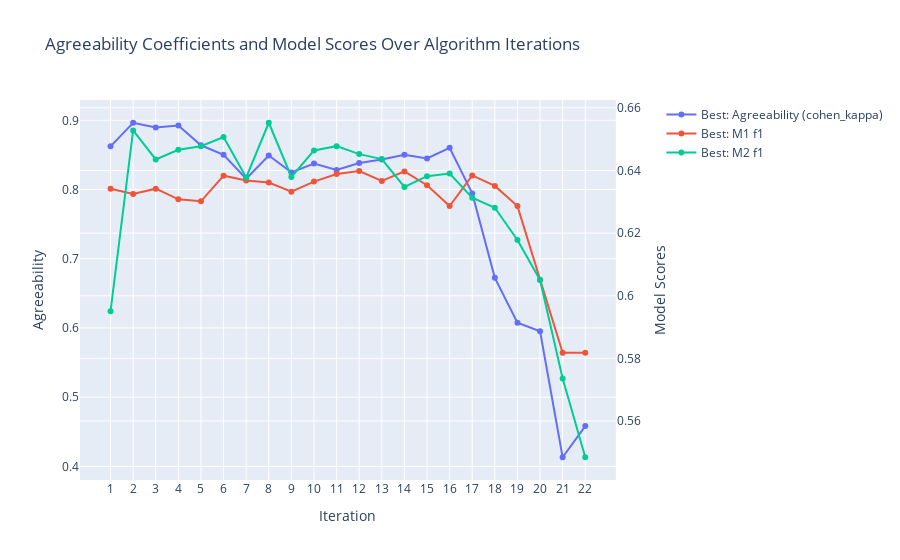

The notebook cell saved with this chart:
### Code cell
seeker_4.plot_from_results()

### Figure 1 — Plotly figure (JSON) as saved in the notebook; plotly's stock layout.template omitted (floating-point values rounded to 4 significant figures)
{"data": [{"hoverinfo": "text", "hovertext": ["<br> Best: Agreeability (cohen_kappa): <br> 0.8624 <br> All: Mean Agreeability (cohen_kappa): <br> 0.8624 <br> All: Agreeability St. Dev.: <br> 0.0000", "<br> Best: Agreeability (cohen_kappa): <br> 0.8965 <br> All: Mean Agreeability (cohen_kappa): <br> 0.8200 <br> All: Agreeability St. Dev.: <br> 0.0436", "<br> Best: Agreeability (cohen_kappa): <br> 0.8895 <br> All: Mean Agreeability (cohen_kappa): <br> 0.8357 <br> All: Agreeability St. Dev.: <br> 0.0530", "<br> Best: Agreeability (cohen_kappa): <br> 0.8924 <br> All: Mean Agreeability (cohen_kappa): <br> 0.8289 <br> All: Agreeability St. Dev.: <br> 0.0476", "<br> Best: Agreeability (cohen_kappa): <br> 0.8639 <br> All: Mean Agreeability (cohen_kappa): <br> 0.8330 <br> All: Agreeability St. Dev.: <br> 0.0465", "<br> Best: Agreeability (cohen_kappa): <br> 0.8502 <br> All: Mean Agreeability (cohen_kappa): <br> 0.8186 <br> All: Agreeability St. Dev.: <br> 0.0389", "<br> Best: Agreeability (cohen_kappa): <br> 0.8155 <br> All: Mean Agreeability (cohen_kappa): <br> 0.8077 <br> All: Agreeability St. Dev.: <br> 0.0360", "<br> Best: Agreeability (cohen_kappa): <br> 0.8492 <br> All: Mean Agreeability (cohen_kappa): <br> 0.8181 <br> All: Agreeability St. Dev.: <br> 0.0367", "<br> Best: Agreeability (cohen_kappa): <br> 0.8248 <br> All: Mean Agreeability (cohen_kappa): <br> 0.8089 <br> All: Agreeability St. Dev.: <br> 0.0310", "<br> Best: Agreeability (cohen_kappa): <br> 0.8374 <br> All: Mean Agreeability (cohen_kappa): <br> 0.7978 <br> All: Agreeability St. Dev.: <br> 0.0408", "<br> Best: Agreeability (cohen_kappa): <br> 0.8282 <br> All: Mean Agreeability (cohen_kappa): <br> 0.8098 <br> All: Agreeability St. Dev.: <br> 0.0389", "<br> Best: Agreeability (cohen_kappa): <br> 0.8383 <br> All: Mean Agreeability (cohen_kappa): <br> 0.8113 <br> All: Agreeability St. Dev.: <br> 0.0314", "<br> Best: Agreeability (cohen_kappa): <br> 0.8435 <br> All: Mean Agreeability (cohen_kappa): <br> 0.8119 <br> All: Agreeability St. Dev.: <br> 0.0485", "<br> Best: Agreeability (cohen_kappa): <br> 0.8502 <br> All: Mean Agreeability (cohen_kappa): <br> 0.8194 <br> All: Agreeability St. Dev.: <br> 0.0310", "<br> Best: Agreeability (cohen_kappa): <br> 0.8450 <br> All: Mean Agreeability (cohen_kappa): <br> 0.8160 <br> All: Agreeability St. Dev.: <br> 0.0550", "<br> Best: Agreeability (cohen_kappa): <br> 0.8602 <br> All: Mean Agreeability (cohen_kappa): <br> 0.8066 <br> All: Agreeability St. Dev.: <br> 0.0398", "<br> Best: Agreeability (cohen_kappa): <br> 0.7943 <br> All: Mean Agreeability (cohen_kappa): <br> 0.7716 <br> All: Agreeability St. Dev.: <br> 0.0406", "<br> Best: Agreeability (cohen_kappa): <br> 0.6724 <br> All: Mean Agreeability (cohen_kappa): <br> 0.6610 <br> All: Agreeability St. Dev.: <br> 0.0810", "<br> Best: Agreeability (cohen_kappa): <br> 0.6075 <br> All: Mean Agreeability (cohen_kappa): <br> 0.6150 <br> All: Agreeability St. Dev.: <br> 0.0494", "<br> Best: Agreeability (cohen_kappa): <br> 0.5952 <br> All: Mean Agreeability (cohen_kappa): <br> 0.4642 <br> All: Agreeability St. Dev.: <br> 0.1065", "<br> Best: Agreeability (cohen_kappa): <br> 0.4132 <br> All: Mean Agreeability (cohen_kappa): <br> 0.3675 <br> All: Agreeability St. Dev.: <br> 0.0961", "<br> Best: Agreeability (cohen_kappa): <br> 0.4582 <br> All: Mean Agreeability (cohen_kappa): <br> 0.0936 <br> All: Agreeability St. Dev.: <br> 0.3646"], "mode": "lines+markers", "name": "Best: Agreeability (cohen_kappa)", "type": "scatter", "x": [1, 2, 3, 4, 5, 6, 7, 8, 9, 10, 11, 12, 13, 14, 15, 16, 17, 18, 19, 20, 21, 22], "xaxis": "x", "y": [0.8624, 0.8965, 0.8895, 0.8924, 0.8639, 0.8502, 0.8155, 0.8492, 0.8248, 0.8374, 0.8282, 0.8383, 0.8435, 0.8502, 0.845, 0.8602, 0.7943, 0.6724, 0.6075, 0.5952, 0.4132, 0.4582], "yaxis": "y"}, {"hoverinfo": "text", "hovertext": ["<br> Best: M1 f1: <br> 0.6342 <br> Best: M1 Included Features: <br> Latitude, Longitude, TenureMonths, MonthlyCharges, TotalCharges, CLTV, Gender, SeniorCitizen, Partner, Dependents, PhoneService, PaperlessBilling, MultipleLines_No_phone_service, MultipleLines_Yes, InternetService_Fiber_optic, InternetService_No, OnlineSecurity_No_internet_service, OnlineSecurity_Yes, OnlineBackup_No_internet_service, OnlineBackup_Yes, DeviceProtection_No_internet_service, DeviceProtection_Yes, TechSupport_No_internet_service, TechSupport_Yes, StreamingTV_No_internet_service, StreamingTV_Yes, StreamingMovies_No_internet_service, StreamingMovies_Yes, Contract_One_year, Contract_Two_year, PaymentMethod_Credit_card_(automatic), PaymentMethod_Electronic_check, PaymentMethod_Mailed_check <br> All: M1 Mean f1: <br> 0.6342 <br> All: M1 STD f1: <br> 0.0000", "<br> Best: M1 f1: <br> 0.6325 <br> Best: M1 Included Features: <br> Latitude, TenureMonths, MonthlyCharges, TotalCharges, CLTV, Gender, SeniorCitizen, Partner, Dependents, PhoneService, PaperlessBilling, MultipleLines_No_phone_service, MultipleLines_Yes, InternetService_Fiber_optic, InternetService_No, OnlineSecurity_No_internet_service, OnlineSecurity_Yes, OnlineBackup_No_internet_service, OnlineBackup_Yes, DeviceProtection_No_internet_service, DeviceProtection_Yes, TechSupport_No_internet_service, TechSupport_Yes, StreamingTV_No_internet_service, StreamingTV_Yes, StreamingMovies_No_internet_service, StreamingMovies_Yes, Contract_One_year, Contract_Two_year, PaymentMethod_Credit_card_(automatic), PaymentMethod_Electronic_check, PaymentMethod_Mailed_check <br> All: M1 Mean f1: <br> 0.6223 <br> All: M1 STD f1: <br> 0.0065", "<br> Best: M1 f1: <br> 0.6342 <br> Best: M1 Included Features: <br> Latitude, TenureMonths, MonthlyCharges, TotalCharges, CLTV, Gender, SeniorCitizen, Dependents, PhoneService, PaperlessBilling, MultipleLines_No_phone_service, MultipleLines_Yes, InternetService_Fiber_optic, InternetService_No, OnlineSecurity_No_internet_service, OnlineSecurity_Yes, OnlineBackup_No_internet_service, OnlineBackup_Yes, DeviceProtection_No_internet_service, DeviceProtection_Yes, TechSupport_No_internet_service, TechSupport_Yes, StreamingTV_No_internet_service, StreamingTV_Yes, StreamingMovies_No_internet_service, StreamingMovies_Yes, Contract_One_year, Contract_Two_year, PaymentMethod_Credit_card_(automatic), PaymentMethod_Electronic_check, PaymentMethod_Mailed_check <br> All: M1 Mean f1: <br> 0.6214 <br> All: M1 STD f1: <br> 0.0065", "<br> Best: M1 f1: <br> 0.6308 <br> Best: M1 Included Features: <br> TenureMonths, MonthlyCharges, TotalCharges, CLTV, Gender, SeniorCitizen, Dependents, PhoneService, PaperlessBilling, MultipleLines_No_phone_service, MultipleLines_Yes, InternetService_Fiber_optic, InternetService_No, OnlineSecurity_No_internet_service, OnlineSecurity_Yes, OnlineBackup_No_internet_service, OnlineBackup_Yes, DeviceProtection_No_internet_service, DeviceProtection_Yes, TechSupport_No_internet_service, TechSupport_Yes, StreamingTV_No_internet_service, StreamingTV_Yes, StreamingMovies_No_internet_service, StreamingMovies_Yes, Contract_One_year, Contract_Two_year, PaymentMethod_Credit_card_(automatic), PaymentMethod_Electronic_check, PaymentMethod_Mailed_check <br> All: M1 Mean f1: <br> 0.6202 <br> All: M1 STD f1: <br> 0.0077", "<br> Best: M1 f1: <br> 0.6302 <br> Best: M1 Included Features: <br> TenureMonths, TotalCharges, CLTV, Gender, SeniorCitizen, Dependents, PhoneService, PaperlessBilling, MultipleLines_No_phone_service, MultipleLines_Yes, InternetService_Fiber_optic, InternetService_No, OnlineSecurity_No_internet_service, OnlineSecurity_Yes, OnlineBackup_No_internet_service, OnlineBackup_Yes, DeviceProtection_No_internet_service, DeviceProtection_Yes, TechSupport_No_internet_service, TechSupport_Yes, StreamingTV_No_internet_service, StreamingTV_Yes, StreamingMovies_No_internet_service, StreamingMovies_Yes, Contract_One_year, Contract_Two_year, PaymentMethod_Credit_card_(automatic), PaymentMethod_Electronic_check, PaymentMethod_Mailed_check <br> All: M1 Mean f1: <br> 0.6205 <br> All: M1 STD f1: <br> 0.0070", "<br> Best: M1 f1: <br> 0.6383 <br> Best: M1 Included Features: <br> TenureMonths, TotalCharges, CLTV, Gender, SeniorCitizen, Dependents, PhoneService, PaperlessBilling, MultipleLines_No_phone_service, MultipleLines_Yes, InternetService_Fiber_optic, InternetService_No, OnlineSecurity_No_internet_service, OnlineSecurity_Yes, DeviceProtection_No_internet_service, DeviceProtection_Yes, TechSupport_No_internet_service, TechSupport_Yes, StreamingTV_No_internet_service, StreamingTV_Yes, StreamingMovies_No_internet_service, StreamingMovies_Yes, Contract_One_year, Contract_Two_year, PaymentMethod_Credit_card_(automatic), PaymentMethod_Electronic_check, PaymentMethod_Mailed_check <br> All: M1 Mean f1: <br> 0.6214 <br> All: M1 STD f1: <br> 0.0114", "<br> Best: M1 f1: <br> 0.6368 <br> Best: M1 Included Features: <br> TenureMonths, TotalCharges, CLTV, Gender, SeniorCitizen, Dependents, PhoneService, PaperlessBilling, MultipleLines_No_phone_service, MultipleLines_Yes, InternetService_Fiber_optic, InternetService_No, OnlineSecurity_No_internet_service, OnlineSecurity_Yes, DeviceProtection_No_internet_service, DeviceProtection_Yes, TechSupport_No_internet_service, TechSupport_Yes, StreamingMovies_No_internet_service, StreamingMovies_Yes, Contract_One_year, Contract_Two_year, PaymentMethod_Credit_card_(automatic), PaymentMethod_Electronic_check, PaymentMethod_Mailed_check <br> All: M1 Mean f1: <br> 0.6269 <br> All: M1 STD f1: <br> 0.0071", "<br> Best: M1 f1: <br> 0.6361 <br> Best: M1 Included Features: <br> TenureMonths, TotalCharges, CLTV, Gender, SeniorCitizen, Dependents, PhoneService, PaperlessBilling, InternetService_Fiber_optic, InternetService_No, OnlineSecurity_No_internet_service, OnlineSecurity_Yes, DeviceProtection_No_internet_service, DeviceProtection_Yes, TechSupport_No_internet_service, TechSupport_Yes, StreamingMovies_No_internet_service, StreamingMovies_Yes, Contract_One_year, Contract_Two_year, PaymentMethod_Credit_card_(automatic), PaymentMethod_Electronic_check, PaymentMethod_Mailed_check <br> All: M1 Mean f1: <br> 0.6280 <br> All: M1 STD f1: <br> 0.0070", "<br> Best: M1 f1: <br> 0.6332 <br> Best: M1 Included Features: <br> TenureMonths, TotalCharges, CLTV, SeniorCitizen, Dependents, PhoneService, PaperlessBilling, InternetService_Fiber_optic, InternetService_No, OnlineSecurity_No_internet_service, OnlineSecurity_Yes, DeviceProtection_No_internet_service, DeviceProtection_Yes, TechSupport_No_internet_service, TechSupport_Yes, StreamingMovies_No_internet_service, StreamingMovies_Yes, Contract_One_year, Contract_Two_year, PaymentMethod_Credit_card_(automatic), PaymentMethod_Electronic_check, PaymentMethod_Mailed_check <br> All: M1 Mean f1: <br> 0.6257 <br> All: M1 STD f1: <br> 0.0076", "<br> Best: M1 f1: <br> 0.6365 <br> Best: M1 Included Features: <br> TenureMonths, TotalCharges, CLTV, SeniorCitizen, Dependents, PhoneService, PaperlessBilling, InternetService_Fiber_optic, InternetService_No, OnlineSecurity_No_internet_service, OnlineSecurity_Yes, DeviceProtection_No_internet_service, DeviceProtection_Yes, TechSupport_No_internet_service, TechSupport_Yes, Contract_One_year, Contract_Two_year, PaymentMethod_Credit_card_(automatic), PaymentMethod_Electronic_check, PaymentMethod_Mailed_check <br> All: M1 Mean f1: <br> 0.6245 <br> All: M1 STD f1: <br> 0.0086", "<br> Best: M1 f1: <br> 0.6389 <br> Best: M1 Included Features: <br> TenureMonths, TotalCharges, CLTV, SeniorCitizen, Dependents, PhoneService, PaperlessBilling, OnlineSecurity_No_internet_service, OnlineSecurity_Yes, DeviceProtection_No_internet_service, DeviceProtection_Yes, TechSupport_No_internet_service, TechSupport_Yes, Contract_One_year, Contract_Two_year, PaymentMethod_Credit_card_(automatic), PaymentMethod_Electronic_check, PaymentMethod_Mailed_check <br> All: M1 Mean f1: <br> 0.6281 <br> All: M1 STD f1: <br> 0.0067", "<br> Best: M1 f1: <br> 0.6398 <br> Best: M1 Included Features: <br> TenureMonths, TotalCharges, CLTV, Dependents, PhoneService, PaperlessBilling, OnlineSecurity_No_internet_service, OnlineSecurity_Yes, DeviceProtection_No_internet_service, DeviceProtection_Yes, TechSupport_No_internet_service, TechSupport_Yes, Contract_One_year, Contract_Two_year, PaymentMethod_Credit_card_(automatic), PaymentMethod_Electronic_check, PaymentMethod_Mailed_check <br> All: M1 Mean f1: <br> 0.6251 <br> All: M1 STD f1: <br> 0.0093", "<br> Best: M1 f1: <br> 0.6367 <br> Best: M1 Included Features: <br> TenureMonths, TotalCharges, Dependents, PhoneService, PaperlessBilling, OnlineSecurity_No_internet_service, OnlineSecurity_Yes, DeviceProtection_No_internet_service, DeviceProtection_Yes, TechSupport_No_internet_service, TechSupport_Yes, Contract_One_year, Contract_Two_year, PaymentMethod_Credit_card_(automatic), PaymentMethod_Electronic_check, PaymentMethod_Mailed_check <br> All: M1 Mean f1: <br> 0.6253 <br> All: M1 STD f1: <br> 0.0080", "<br> Best: M1 f1: <br> 0.6397 <br> Best: M1 Included Features: <br> TenureMonths, TotalCharges, Dependents, PhoneService, OnlineSecurity_No_internet_service, OnlineSecurity_Yes, DeviceProtection_No_internet_service, DeviceProtection_Yes, TechSupport_No_internet_service, TechSupport_Yes, Contract_One_year, Contract_Two_year, PaymentMethod_Credit_card_(automatic), PaymentMethod_Electronic_check, PaymentMethod_Mailed_check <br> All: M1 Mean f1: <br> 0.6266 <br> All: M1 STD f1: <br> 0.0067", "<br> Best: M1 f1: <br> 0.6353 <br> Best: M1 Included Features: <br> TenureMonths, TotalCharges, Dependents, PhoneService, OnlineSecurity_No_internet_service, OnlineSecurity_Yes, TechSupport_No_internet_service, TechSupport_Yes, Contract_One_year, Contract_Two_year, PaymentMethod_Credit_card_(automatic), PaymentMethod_Electronic_check, PaymentMethod_Mailed_check <br> All: M1 Mean f1: <br> 0.6241 <br> All: M1 STD f1: <br> 0.0078", "<br> Best: M1 f1: <br> 0.6286 <br> Best: M1 Included Features: <br> TenureMonths, TotalCharges, Dependents, PhoneService, TechSupport_No_internet_service, TechSupport_Yes, Contract_One_year, Contract_Two_year, PaymentMethod_Credit_card_(automatic), PaymentMethod_Electronic_check, PaymentMethod_Mailed_check <br> All: M1 Mean f1: <br> 0.6178 <br> All: M1 STD f1: <br> 0.0082", "<br> Best: M1 f1: <br> 0.6384 <br> Best: M1 Included Features: <br> TenureMonths, TotalCharges, Dependents, PhoneService, Contract_One_year, Contract_Two_year, PaymentMethod_Credit_card_(automatic), PaymentMethod_Electronic_check, PaymentMethod_Mailed_check <br> All: M1 Mean f1: <br> 0.6190 <br> All: M1 STD f1: <br> 0.0104", "<br> Best: M1 f1: <br> 0.6351 <br> Best: M1 Included Features: <br> TenureMonths, TotalCharges, Dependents, Contract_One_year, Contract_Two_year, PaymentMethod_Credit_card_(automatic), PaymentMethod_Electronic_check, PaymentMethod_Mailed_check <br> All: M1 Mean f1: <br> 0.6110 <br> All: M1 STD f1: <br> 0.0185", "<br> Best: M1 f1: <br> 0.6286 <br> Best: M1 Included Features: <br> TenureMonths, TotalCharges, Contract_One_year, Contract_Two_year, PaymentMethod_Credit_card_(automatic), PaymentMethod_Electronic_check, PaymentMethod_Mailed_check <br> All: M1 Mean f1: <br> 0.6142 <br> All: M1 STD f1: <br> 0.0149", "<br> Best: M1 f1: <br> 0.6051 <br> Best: M1 Included Features: <br> TenureMonths, TotalCharges, Contract_One_year, Contract_Two_year <br> All: M1 Mean f1: <br> 0.5676 <br> All: M1 STD f1: <br> 0.0234", "<br> Best: M1 f1: <br> 0.5818 <br> Best: M1 Included Features: <br> TotalCharges, Contract_One_year, Contract_Two_year <br> All: M1 Mean f1: <br> 0.5771 <br> All: M1 STD f1: <br> 0.0067", "<br> Best: M1 f1: <br> 0.5818 <br> Best: M1 Included Features: <br> Contract_One_year, Contract_Two_year <br> All: M1 Mean f1: <br> 0.5180 <br> All: M1 STD f1: <br> 0.0638"], "mode": "lines+markers", "name": "Best: M1 f1", "type": "scatter", "x": [1, 2, 3, 4, 5, 6, 7, 8, 9, 10, 11, 12, 13, 14, 15, 16, 17, 18, 19, 20, 21, 22], "xaxis": "x", "y": [0.6342, 0.6325, 0.6342, 0.6308, 0.6302, 0.6383, 0.6368, 0.6361, 0.6332, 0.6365, 0.6389, 0.6398, 0.6367, 0.6397, 0.6353, 0.6286, 0.6384, 0.6351, 0.6286, 0.6051, 0.5818, 0.5818], "yaxis": "y2"}, {"hoverinfo": "text", "hovertext": ["<br> Best: M2 f1: <br> 0.5951 <br> Best: M2 Included Features: <br> Latitude, Longitude, TenureMonths, MonthlyCharges, TotalCharges, CLTV, Gender, SeniorCitizen, Partner, Dependents, PhoneService, PaperlessBilling, MultipleLines_No_phone_service, MultipleLines_Yes, InternetService_Fiber_optic, InternetService_No, OnlineSecurity_No_internet_service, OnlineSecurity_Yes, OnlineBackup_No_internet_service, OnlineBackup_Yes, DeviceProtection_No_internet_service, DeviceProtection_Yes, TechSupport_No_internet_service, TechSupport_Yes, StreamingTV_No_internet_service, StreamingTV_Yes, StreamingMovies_No_internet_service, StreamingMovies_Yes, Contract_One_year, Contract_Two_year, PaymentMethod_Credit_card_(automatic), PaymentMethod_Electronic_check, PaymentMethod_Mailed_check <br> All: M2 Mean f1: <br> 0.5951 <br> All: M2 STD f1: <br> 0.0000", "<br> Best: M2 f1: <br> 0.6528 <br> Best: M2 Included Features: <br> Latitude, Longitude, TenureMonths, MonthlyCharges, TotalCharges, CLTV, Gender, SeniorCitizen, Partner, Dependents, PhoneService, PaperlessBilling, MultipleLines_No_phone_service, MultipleLines_Yes, InternetService_Fiber_optic, InternetService_No, OnlineSecurity_No_internet_service, OnlineSecurity_Yes, OnlineBackup_No_internet_service, OnlineBackup_Yes, DeviceProtection_No_internet_service, DeviceProtection_Yes, TechSupport_No_internet_service, TechSupport_Yes, StreamingMovies_No_internet_service, StreamingMovies_Yes, Contract_One_year, Contract_Two_year, PaymentMethod_Credit_card_(automatic), PaymentMethod_Electronic_check, PaymentMethod_Mailed_check <br> All: M2 Mean f1: <br> 0.6313 <br> All: M2 STD f1: <br> 0.0098", "<br> Best: M2 f1: <br> 0.6435 <br> Best: M2 Included Features: <br> Latitude, Longitude, TenureMonths, MonthlyCharges, TotalCharges, CLTV, Gender, Partner, Dependents, PhoneService, PaperlessBilling, MultipleLines_No_phone_service, MultipleLines_Yes, InternetService_Fiber_optic, InternetService_No, OnlineSecurity_No_internet_service, OnlineSecurity_Yes, OnlineBackup_No_internet_service, OnlineBackup_Yes, DeviceProtection_No_internet_service, DeviceProtection_Yes, TechSupport_No_internet_service, TechSupport_Yes, StreamingMovies_No_internet_service, StreamingMovies_Yes, Contract_One_year, Contract_Two_year, PaymentMethod_Credit_card_(automatic), PaymentMethod_Electronic_check, PaymentMethod_Mailed_check <br> All: M2 Mean f1: <br> 0.6285 <br> All: M2 STD f1: <br> 0.0083", "<br> Best: M2 f1: <br> 0.6466 <br> Best: M2 Included Features: <br> Latitude, Longitude, TenureMonths, MonthlyCharges, TotalCharges, CLTV, Gender, Partner, Dependents, PhoneService, PaperlessBilling, InternetService_Fiber_optic, InternetService_No, OnlineSecurity_No_internet_service, OnlineSecurity_Yes, OnlineBackup_No_internet_service, OnlineBackup_Yes, DeviceProtection_No_internet_service, DeviceProtection_Yes, TechSupport_No_internet_service, TechSupport_Yes, StreamingMovies_No_internet_service, StreamingMovies_Yes, Contract_One_year, Contract_Two_year, PaymentMethod_Credit_card_(automatic), PaymentMethod_Electronic_check, PaymentMethod_Mailed_check <br> All: M2 Mean f1: <br> 0.6292 <br> All: M2 STD f1: <br> 0.0099", "<br> Best: M2 f1: <br> 0.6478 <br> Best: M2 Included Features: <br> Latitude, Longitude, TenureMonths, MonthlyCharges, CLTV, Gender, Partner, Dependents, PhoneService, PaperlessBilling, InternetService_Fiber_optic, InternetService_No, OnlineSecurity_No_internet_service, OnlineSecurity_Yes, OnlineBackup_No_internet_service, OnlineBackup_Yes, DeviceProtection_No_internet_service, DeviceProtection_Yes, TechSupport_No_internet_service, TechSupport_Yes, StreamingMovies_No_internet_service, StreamingMovies_Yes, Contract_One_year, Contract_Two_year, PaymentMethod_Credit_card_(automatic), PaymentMethod_Electronic_check, PaymentMethod_Mailed_check <br> All: M2 Mean f1: <br> 0.6319 <br> All: M2 STD f1: <br> 0.0099", "<br> Best: M2 f1: <br> 0.6507 <br> Best: M2 Included Features: <br> Latitude, Longitude, TenureMonths, MonthlyCharges, CLTV, Gender, Partner, Dependents, PhoneService, PaperlessBilling, InternetService_Fiber_optic, InternetService_No, OnlineSecurity_No_internet_service, OnlineSecurity_Yes, OnlineBackup_No_internet_service, OnlineBackup_Yes, DeviceProtection_No_internet_service, DeviceProtection_Yes, TechSupport_No_internet_service, TechSupport_Yes, Contract_One_year, Contract_Two_year, PaymentMethod_Credit_card_(automatic), PaymentMethod_Electronic_check, PaymentMethod_Mailed_check <br> All: M2 Mean f1: <br> 0.6331 <br> All: M2 STD f1: <br> 0.0114", "<br> Best: M2 f1: <br> 0.6378 <br> Best: M2 Included Features: <br> Longitude, TenureMonths, MonthlyCharges, CLTV, Gender, Partner, Dependents, PhoneService, PaperlessBilling, InternetService_Fiber_optic, InternetService_No, OnlineSecurity_No_internet_service, OnlineSecurity_Yes, OnlineBackup_No_internet_service, OnlineBackup_Yes, DeviceProtection_No_internet_service, DeviceProtection_Yes, TechSupport_No_internet_service, TechSupport_Yes, Contract_One_year, Contract_Two_year, PaymentMethod_Credit_card_(automatic), PaymentMethod_Electronic_check, PaymentMethod_Mailed_check <br> All: M2 Mean f1: <br> 0.6299 <br> All: M2 STD f1: <br> 0.0053", "<br> Best: M2 f1: <br> 0.6553 <br> Best: M2 Included Features: <br> Longitude, TenureMonths, MonthlyCharges, CLTV, Gender, Dependents, PhoneService, PaperlessBilling, InternetService_Fiber_optic, InternetService_No, OnlineSecurity_No_internet_service, OnlineSecurity_Yes, OnlineBackup_No_internet_service, OnlineBackup_Yes, DeviceProtection_No_internet_service, DeviceProtection_Yes, TechSupport_No_internet_service, TechSupport_Yes, Contract_One_year, Contract_Two_year, PaymentMethod_Credit_card_(automatic), PaymentMethod_Electronic_check, PaymentMethod_Mailed_check <br> All: M2 Mean f1: <br> 0.6281 <br> All: M2 STD f1: <br> 0.0139", "<br> Best: M2 f1: <br> 0.6379 <br> Best: M2 Included Features: <br> Longitude, TenureMonths, MonthlyCharges, CLTV, Gender, Dependents, PhoneService, PaperlessBilling, InternetService_Fiber_optic, InternetService_No, OnlineSecurity_No_internet_service, OnlineSecurity_Yes, OnlineBackup_No_internet_service, OnlineBackup_Yes, TechSupport_No_internet_service, TechSupport_Yes, Contract_One_year, Contract_Two_year, PaymentMethod_Credit_card_(automatic), PaymentMethod_Electronic_check, PaymentMethod_Mailed_check <br> All: M2 Mean f1: <br> 0.6298 <br> All: M2 STD f1: <br> 0.0063", "<br> Best: M2 f1: <br> 0.6464 <br> Best: M2 Included Features: <br> Longitude, TenureMonths, MonthlyCharges, CLTV, Dependents, PhoneService, PaperlessBilling, InternetService_Fiber_optic, InternetService_No, OnlineSecurity_No_internet_service, OnlineSecurity_Yes, OnlineBackup_No_internet_service, OnlineBackup_Yes, TechSupport_No_internet_service, TechSupport_Yes, Contract_One_year, Contract_Two_year, PaymentMethod_Credit_card_(automatic), PaymentMethod_Electronic_check, PaymentMethod_Mailed_check <br> All: M2 Mean f1: <br> 0.6314 <br> All: M2 STD f1: <br> 0.0129", "<br> Best: M2 f1: <br> 0.6478 <br> Best: M2 Included Features: <br> TenureMonths, MonthlyCharges, CLTV, Dependents, PhoneService, PaperlessBilling, InternetService_Fiber_optic, InternetService_No, OnlineSecurity_No_internet_service, OnlineSecurity_Yes, OnlineBackup_No_internet_service, OnlineBackup_Yes, TechSupport_No_internet_service, TechSupport_Yes, Contract_One_year, Contract_Two_year, PaymentMethod_Credit_card_(automatic), PaymentMethod_Electronic_check, PaymentMethod_Mailed_check <br> All: M2 Mean f1: <br> 0.6303 <br> All: M2 STD f1: <br> 0.0087", "<br> Best: M2 f1: <br> 0.6452 <br> Best: M2 Included Features: <br> TenureMonths, MonthlyCharges, CLTV, Dependents, PhoneService, PaperlessBilling, OnlineSecurity_No_internet_service, OnlineSecurity_Yes, OnlineBackup_No_internet_service, OnlineBackup_Yes, TechSupport_No_internet_service, TechSupport_Yes, Contract_One_year, Contract_Two_year, PaymentMethod_Credit_card_(automatic), PaymentMethod_Electronic_check, PaymentMethod_Mailed_check <br> All: M2 Mean f1: <br> 0.6282 <br> All: M2 STD f1: <br> 0.0071", "<br> Best: M2 f1: <br> 0.6436 <br> Best: M2 Included Features: <br> TenureMonths, MonthlyCharges, Dependents, PhoneService, PaperlessBilling, OnlineSecurity_No_internet_service, OnlineSecurity_Yes, OnlineBackup_No_internet_service, OnlineBackup_Yes, TechSupport_No_internet_service, TechSupport_Yes, Contract_One_year, Contract_Two_year, PaymentMethod_Credit_card_(automatic), PaymentMethod_Electronic_check, PaymentMethod_Mailed_check <br> All: M2 Mean f1: <br> 0.6247 <br> All: M2 STD f1: <br> 0.0098", "<br> Best: M2 f1: <br> 0.6348 <br> Best: M2 Included Features: <br> TenureMonths, MonthlyCharges, Dependents, PhoneService, PaperlessBilling, OnlineSecurity_No_internet_service, OnlineSecurity_Yes, TechSupport_No_internet_service, TechSupport_Yes, Contract_One_year, Contract_Two_year, PaymentMethod_Credit_card_(automatic), PaymentMethod_Electronic_check, PaymentMethod_Mailed_check <br> All: M2 Mean f1: <br> 0.6276 <br> All: M2 STD f1: <br> 0.0065", "<br> Best: M2 f1: <br> 0.6382 <br> Best: M2 Included Features: <br> TenureMonths, MonthlyCharges, Dependents, PhoneService, PaperlessBilling, OnlineSecurity_No_internet_service, OnlineSecurity_Yes, TechSupport_No_internet_service, TechSupport_Yes, Contract_One_year, Contract_Two_year <br> All: M2 Mean f1: <br> 0.6297 <br> All: M2 STD f1: <br> 0.0065", "<br> Best: M2 f1: <br> 0.6391 <br> Best: M2 Included Features: <br> TenureMonths, MonthlyCharges, Dependents, PhoneService, OnlineSecurity_No_internet_service, OnlineSecurity_Yes, TechSupport_No_internet_service, TechSupport_Yes, Contract_One_year, Contract_Two_year <br> All: M2 Mean f1: <br> 0.6238 <br> All: M2 STD f1: <br> 0.0093", "<br> Best: M2 f1: <br> 0.6313 <br> Best: M2 Included Features: <br> TenureMonths, MonthlyCharges, Dependents, PhoneService, TechSupport_No_internet_service, TechSupport_Yes, Contract_One_year, Contract_Two_year <br> All: M2 Mean f1: <br> 0.6183 <br> All: M2 STD f1: <br> 0.0113", "<br> Best: M2 f1: <br> 0.6281 <br> Best: M2 Included Features: <br> TenureMonths, MonthlyCharges, Dependents, PhoneService, TechSupport_No_internet_service, TechSupport_Yes <br> All: M2 Mean f1: <br> 0.6193 <br> All: M2 STD f1: <br> 0.0051", "<br> Best: M2 f1: <br> 0.6178 <br> Best: M2 Included Features: <br> TenureMonths, MonthlyCharges, PhoneService, TechSupport_No_internet_service, TechSupport_Yes <br> All: M2 Mean f1: <br> 0.5987 <br> All: M2 STD f1: <br> 0.0213", "<br> Best: M2 f1: <br> 0.6050 <br> Best: M2 Included Features: <br> TenureMonths, MonthlyCharges, TechSupport_No_internet_service, TechSupport_Yes <br> All: M2 Mean f1: <br> 0.5755 <br> All: M2 STD f1: <br> 0.0261", "<br> Best: M2 f1: <br> 0.5736 <br> Best: M2 Included Features: <br> TenureMonths, MonthlyCharges <br> All: M2 Mean f1: <br> 0.5601 <br> All: M2 STD f1: <br> 0.0147", "<br> Best: M2 f1: <br> 0.5484 <br> Best: M2 Included Features: <br> TenureMonths <br> All: M2 Mean f1: <br> 0.4164 <br> All: M2 STD f1: <br> 0.1320"], "mode": "lines+markers", "name": "Best: M2 f1", "type": "scatter", "x": [1, 2, 3, 4, 5, 6, 7, 8, 9, 10, 11, 12, 13, 14, 15, 16, 17, 18, 19, 20, 21, 22], "xaxis": "x", "y": [0.5951, 0.6528, 0.6435, 0.6466, 0.6478, 0.6507, 0.6378, 0.6553, 0.6379, 0.6464, 0.6478, 0.6452, 0.6436, 0.6348, 0.6382, 0.6391, 0.6313, 0.6281, 0.6178, 0.605, 0.5736, 0.5484], "yaxis": "y2"}], "layout": {"hovermode": "closest", "title": {"text": "Agreeability Coefficients and Model Scores Over Algorithm Iterations"}, "xaxis": {"anchor": "y", "domain": [0, 0.94], "title": {"text": "Iteration"}, "type": "category"}, "yaxis": {"anchor": "x", "domain": [0, 1], "title": {"text": "Agreeability"}}, "yaxis2": {"anchor": "x", "overlaying": "y", "side": "right", "title": {"text": "Model Scores"}}}}
